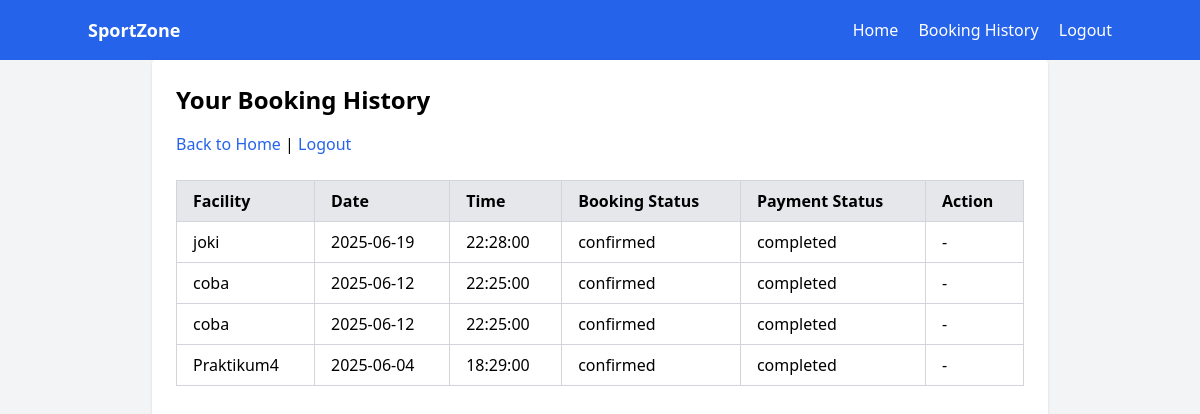
Before: /history.php (signed in) with the older database file.
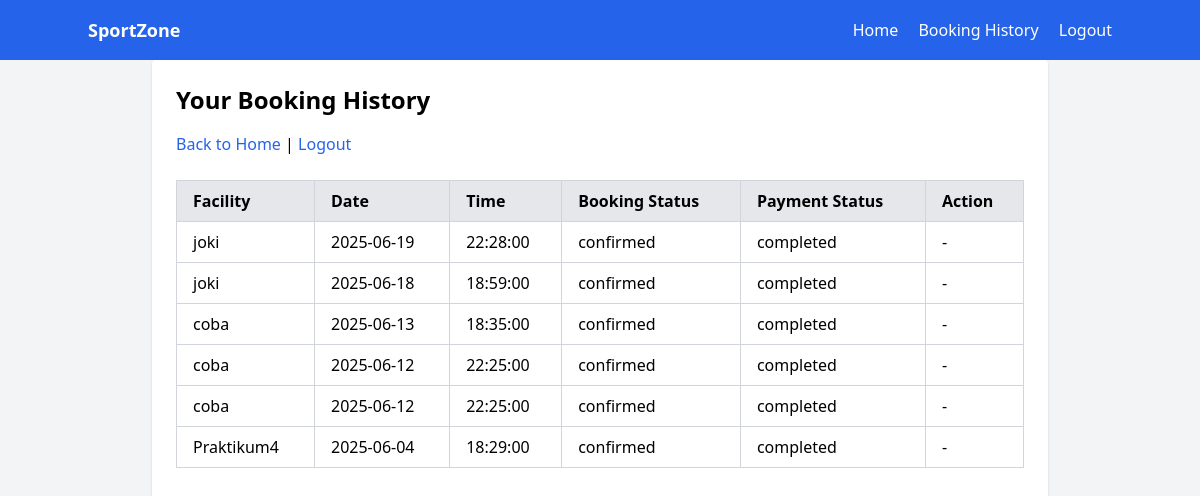
After: the same page with the newer database file.
### tables this page shows
CREATE TABLE `bookings` (
  `id` int NOT NULL AUTO_INCREMENT,
  `user_id` int NOT NULL,
  `facility_id` int NOT NULL,
  `booking_date` date NOT NULL,
  `booking_time` time NOT NULL,
  `status` enum('pending','confirmed','cancelled') DEFAULT 'pending',
  `created_at` timestamp NULL DEFAULT CURRENT_TIMESTAMP,
  PRIMARY KEY (`id`),
  KEY `user_id` (`user_id`),
  KEY `facility_id` (`facility_id`),
  CONSTRAINT `bookings_ibfk_1` FOREIGN KEY (`user_id`) REFERENCES `users` (`id`),
  CONSTRAINT `bookings_ibfk_2` FOREIGN KEY (`facility_id`) REFERENCES `facilities` (`id`)
);

CREATE TABLE `facilities` (
  `id` int NOT NULL AUTO_INCREMENT,
  `name` varchar(100) NOT NULL,
  `description` text,
  `price` decimal(10,2) NOT NULL,
  `available` tinyint(1) DEFAULT '1',
  `created_at` timestamp NULL DEFAULT CURRENT_TIMESTAMP,
  PRIMARY KEY (`id`)
);

CREATE TABLE `payments` (
  `id` int NOT NULL AUTO_INCREMENT,
  `booking_id` int NOT NULL,
  `amount` decimal(10,2) NOT NULL,
  `payment_date` timestamp NULL DEFAULT CURRENT_TIMESTAMP,
  `status` enum('pending','completed','failed') DEFAULT 'pending',
  PRIMARY KEY (`id`),
  KEY `booking_id` (`booking_id`),
  CONSTRAINT `payments_ibfk_1` FOREIGN KEY (`booking_id`) REFERENCES `bookings` (`id`)
);

### history.php (the view, shortened to what this page needs)
<?php
require 'config/init.php';
$bookings = [];
$stmt = mysqli_prepare($conn, 'SELECT b.id, f.name AS facility_name, b.booking_date, b.booking_time, b.status AS booking_status, p.status AS payment_status
                       FROM bookings b
                       JOIN facilities f ON b.facility_id = f.id
                       LEFT JOIN payments p ON b.id = p.booking_id
                       WHERE b.user_id = ?
                       ORDER BY b.booking_date DESC, b.booking_time DESC');
mysqli_stmt_bind_param($stmt, 'i', $_SESSION['user_id']);
mysqli_stmt_execute($stmt);
$result = mysqli_stmt_get_result($stmt);
if ($result) {
    while ($row = mysqli_fetch_assoc($result)) {
        $bookings[] = $row;
    }
}
?>
<!DOCTYPE html>
<html lang="en">
<head>
    <script src="https://cdn.tailwindcss.com"></script>
</head>
<body class="bg-gray-100 min-h-screen flex flex-col">
    <?php include 'navbar.php'; ?>
    <main class="container mx-auto flex-grow p-6 max-w-4xl bg-white rounded shadow">
        <h2 class="text-2xl font-semibold mb-4">Your Booking History</h2>
        <p class="mb-6"><a href="home.php" class="text-blue-600 hover:underline">Back to Home</a> | <a href="logout.php"
                class="text-blue-600 hover:underline">Logout</a></p>
        <?php if (count($bookings) > 0): ?>
        <table class="w-full border border-gray-300 border-collapse">
            <thead>
                <tr class="bg-gray-200">
                    <th class="border border-gray-300 px-4 py-2 text-left">Facility</th>
                    <th class="border border-gray-300 px-4 py-2 text-left">Date</th>
                    <th class="border border-gray-300 px-4 py-2 text-left">Time</th>
                    <th class="border border-gray-300 px-4 py-2 text-left">Booking Status</th>
                    <th class="border border-gray-300 px-4 py-2 text-left">Payment Status</th>
                    <th class="border border-gray-300 px-4 py-2 text-left">Action</th>
                </tr>
            </thead>
            <tbody>
                <?php foreach ($bookings as $booking): ?>
                <tr>
                    <td class="border border-gray-300 px-4 py-2">
                        <?php echo htmlspecialchars($booking['facility_name']); ?></td>
                    <td class="border border-gray-300 px-4 py-2"><?php echo $booking['booking_date']; ?></td>
                    <td class="border border-gray-300 px-4 py-2"><?php echo $booking['booking_time']; ?></td>
                    <td class="border border-gray-300 px-4 py-2"><?php echo $booking['booking_status']; ?></td>
                    <td class="border border-gray-300 px-4 py-2"><?php echo $booking['payment_status'] ?? 'Not Paid'; ?>
                    </td>
                    <td class="border border-gray-300 px-4 py-2">
                        <?php if ($booking['booking_status'] === 'pending'): ?>
                        <a href="payment.php?booking_id=<?php echo $booking['id']; ?>"
                            class="text-blue-600 hover:underline">Pay Now</a>
                        <?php else: ?>
                        -
                        <?php endif; ?>
                    </td>
                </tr>
                <?php endforeach; ?>
            </tbody>
        </table>
        <?php else: ?>
        <p>You have no bookings yet.</p>
        <?php endif; ?>
    </main>
</body>
</html>

Changed rows visible on the page:
added bookings: facility.name "joki", booking_date "2025-06-18", booking_time "18:59:00", status "confirmed", payments.status "completed"
added bookings: facility.name "coba", booking_date "2025-06-13", booking_time "18:35:00", status "confirmed", payments.status "completed"
